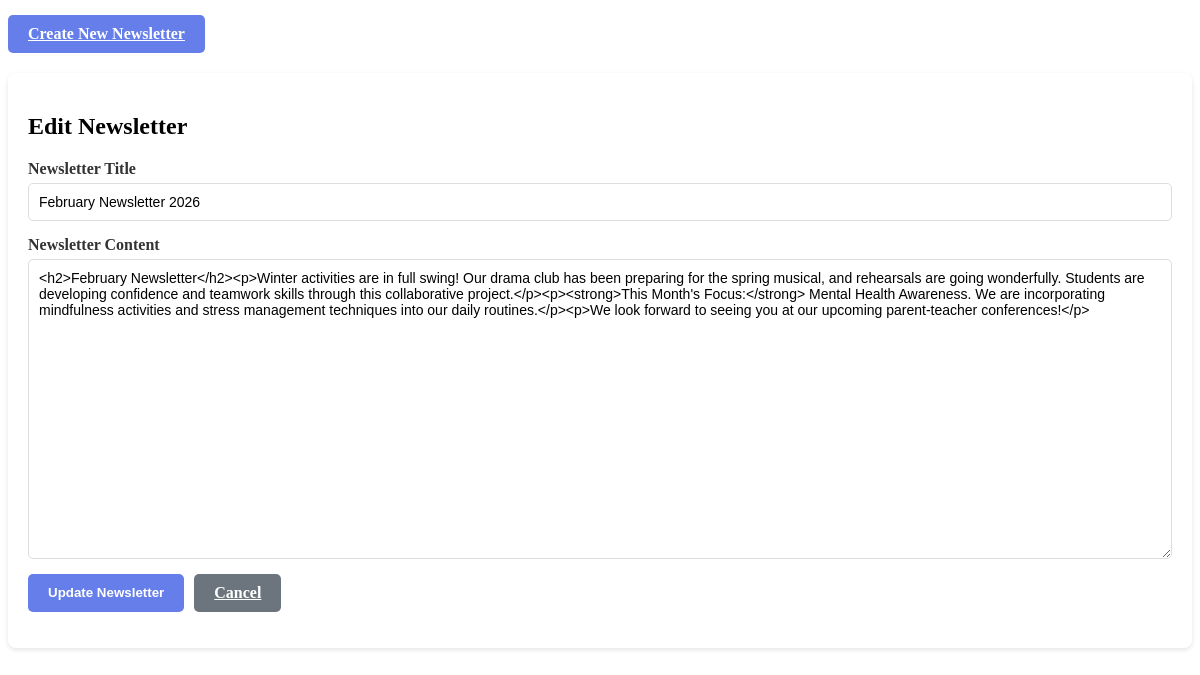
/admin/pages/newsletter.php?page=newsletter&action=edit&id=2, run on the app's committed database.
### tables this page shows
CREATE TABLE IF NOT EXISTS newsletters (
    id INT PRIMARY KEY AUTO_INCREMENT,
    title VARCHAR(255) NOT NULL,
    content LONGTEXT NOT NULL,
    recipient_count INT DEFAULT 0,
    sent_date DATETIME,
    is_sent BOOLEAN DEFAULT FALSE,
    created_at TIMESTAMP DEFAULT CURRENT_TIMESTAMP,
    updated_at TIMESTAMP DEFAULT CURRENT_TIMESTAMP ON UPDATE CURRENT_TIMESTAMP
);

### admin/pages/newsletter.php (the view, shortened to what this page needs)
<?php
$action = $_GET['action'] ?? 'list';
$newsletters = [];
$result = $conn->query("SELECT * FROM newsletters ORDER BY created_at DESC");
if ($result) {
    while ($row = $result->fetch_assoc()) {
        $newsletters[] = $row;
    }
}
?>
<div class="button-group" style="margin-bottom: 20px;">
    <a href="?page=newsletter&action=create" class="btn btn-primary">Create New Newsletter</a>
</div>
<?php if ($action === 'create'): ?>
    <div class="form-container">
        <h2>Create New Newsletter</h2>
        <form method="POST">
            <div class="form-group">
                <label for="title">Newsletter Title</label>
                <input type="text" id="title" name="title" required placeholder="e.g., February Newsletter 2026">
            </div>
            <div class="form-group">
                <label for="content">Newsletter Content</label>
                <textarea id="content" name="content" required placeholder="Enter newsletter content (HTML supported)"></textarea>
            </div>
            <div class="button-group">
                <button type="submit" name="create_newsletter" class="btn btn-primary">Create Newsletter</button>
                <a href="?page=newsletter" class="btn btn-secondary">Cancel</a>
            </div>
        </form>
    </div>
<?php elseif ($action === 'edit' && isset($_GET['id'])): ?>
    <?php
    $id = intval($_GET['id']);
    $newsletter = null;
    foreach ($newsletters as $n) {
        if ($n['id'] == $id) {
            $newsletter = $n;
            break;
        }
    }
    if (!$newsletter) {
        echo '<div class="error">Newsletter not found.</div>';
    } elseif ($newsletter['is_sent']) {
        echo '<div class="error">Cannot edit a sent newsletter.</div>';
    } else {
    ?>
        <div class="form-container">
            <h2>Edit Newsletter</h2>
            <form method="POST">
                <div class="form-group">
                    <label for="title">Newsletter Title</label>
                    <input type="text" id="title" name="title" required value="<?php echo htmlspecialchars($newsletter['title']); ?>">
                </div>
                <div class="form-group">
                    <label for="content">Newsletter Content</label>
                    <textarea id="content" name="content" required><?php echo htmlspecialchars($newsletter['content']); ?></textarea>
                </div>
                <div class="button-group">
                    <button type="submit" name="edit_newsletter" class="btn btn-primary">Update Newsletter</button>
                    <a href="?page=newsletter" class="btn btn-secondary">Cancel</a>
                </div>
            </form>
        </div>
    <?php
    }
    ?>
<?php endif; ?>

### admin/pages/newsletter.php (style rules this page uses)
.form-container { background: white; padding: 20px; border-radius: 8px; box-shadow: 0 2px 5px rgba(0, 0, 0, 0.1); margin-bottom: 20px; }
.form-group { margin-bottom: 15px; }
.form-group label { display: block; margin-bottom: 5px; font-weight: 600; color: #333; }
.form-group input[type="text"], .form-group textarea, .form-group input[type="number"] { width: 100%; padding: 10px; border: 1px solid #ddd; border-radius: 5px; font-family: 'Nunito', sans-serif; font-size: 14px; }
.form-group textarea { min-height: 300px; resize: vertical; }
.button-group { display: flex; gap: 10px; margin-top: 15px; }
.btn { padding: 10px 20px; border: none; border-radius: 5px; cursor: pointer; font-weight: 600; transition: background 0.3s; }
.btn-primary { background: #667eea; color: white; }
.btn-secondary { background: #6c757d; color: white; }

### data on the page
newsletters: title "February Newsletter 2026", content "<h2>February Newsletter</h2><p>Winter activities are in full swing! Our drama club has been preparing for the spring musical, and rehearsals are going wonderfully. Students are developing confidence and teamwork skills through this collaborative project.</p><p><strong>This Month's Focus:</strong> Mental Health Awareness. We are incorporating mindfulness activities and stress management techniques into our daily routines.</p><p>We look forward to seeing you at our upcoming parent-teacher conferences!</p>"
